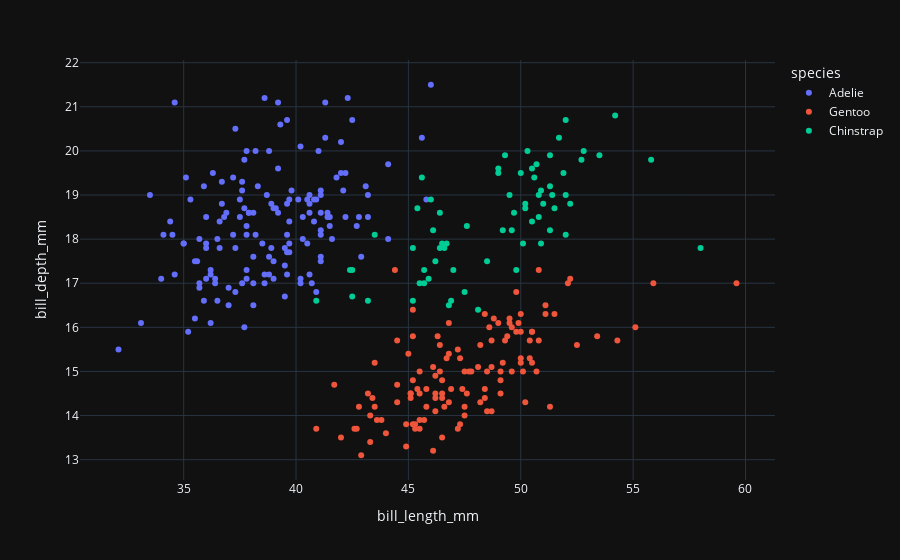

The notebook cell saved with this chart:
### Code cell
chart = px.scatter(t, x="bill_length_mm", y="bill_depth_mm", color="species")
chart

### Figure 1 — Plotly figure (JSON) as saved in the notebook; plotly's stock layout.template omitted (floating-point values rounded to 4 significant figures; data arrays with more than 128 entries replaced by an {"elided": "..."} marker saying what was removed)
{"data": [{"hovertemplate": "species=Adelie<br>bill_length_mm=%{x}<br>bill_depth_mm=%{y}<extra></extra>", "legendgroup": "Adelie", "marker": {"color": "#636efa", "symbol": "circle"}, "mode": "markers", "name": "Adelie", "orientation": "v", "showlegend": true, "type": "scatter", "x": {"elided": "152 float values"}, "xaxis": "x", "y": {"elided": "152 float values"}, "yaxis": "y"}, {"hovertemplate": "species=Gentoo<br>bill_length_mm=%{x}<br>bill_depth_mm=%{y}<extra></extra>", "legendgroup": "Gentoo", "marker": {"color": "#EF553B", "symbol": "circle"}, "mode": "markers", "name": "Gentoo", "orientation": "v", "showlegend": true, "type": "scatter", "x": [46.1, 50, 48.7, 50, 47.6, 46.5, 45.4, 46.7, 43.3, 46.8, 40.9, 49, 45.5, 48.4, 45.8, 49.3, 42, 49.2, 46.2, 48.7, 50.2, 45.1, 46.5, 46.3, 42.9, 46.1, 44.5, 47.8, 48.2, 50, 47.3, 42.8, 45.1, 59.6, 49.1, 48.4, 42.6, 44.4, 44, 48.7, 42.7, 49.6, 45.3, 49.6, 50.5, 43.6, 45.5, 50.5, 44.9, 45.2, 46.6, 48.5, 45.1, 50.1, 46.5, 45, 43.8, 45.5, 43.2, 50.4, 45.3, 46.2, 45.7, 54.3, 45.8, 49.8, 46.2, 49.5, 43.5, 50.7, 47.7, 46.4, 48.2, 46.5, 46.4, 48.6, 47.5, 51.1, 45.2, 45.2, 49.1, 52.5, 47.4, 50, 44.9, 50.8, 43.4, 51.3, 47.5, 52.1, 47.5, 52.2, 45.5, 49.5, 44.5, 50.8, 49.4, 46.9, 48.4, 51.1, 48.5, 55.9, 47.2, 49.1, 47.3, 46.8, 41.7, 53.4, 43.3, 48.1, 50.5, 49.8, 43.5, 51.5, 46.2, 55.1, 44.5, 48.8, 47.2, null, 46.8, 50.4, 45.2, 49.9], "xaxis": "x", "y": [13.2, 16.3, 14.1, 15.2, 14.5, 13.5, 14.6, 15.3, 13.4, 15.4, 13.7, 16.1, 13.7, 14.6, 14.6, 15.7, 13.5, 15.2, 14.5, 15.1, 14.3, 14.5, 14.5, 15.8, 13.1, 15.1, 14.3, 15, 14.3, 15.3, 15.3, 14.2, 14.5, 17, 14.8, 16.3, 13.7, 17.3, 13.6, 15.7, 13.7, 16, 13.7, 15, 15.9, 13.9, 13.9, 15.9, 13.3, 15.8, 14.2, 14.1, 14.4, 15, 14.4, 15.4, 13.9, 15, 14.5, 15.3, 13.8, 14.9, 13.9, 15.7, 14.2, 16.8, 14.4, 16.2, 14.2, 15, 15, 15.6, 15.6, 14.8, 15, 16, 14.2, 16.3, 13.8, 16.4, 14.5, 15.6, 14.6, 15.9, 13.8, 17.3, 14.4, 14.2, 14, 17, 15, 17.1, 14.5, 16.1, 14.7, 15.7, 15.8, 14.6, 14.4, 16.5, 15, 17, 15.5, 15, 13.8, 16.1, 14.7, 15.8, 14, 15.1, 15.2, 15.9, 15.2, 16.3, 14.1, 16, 15.7, 16.2, 13.7, null, 14.3, 15.7, 14.8, 16.1], "yaxis": "y"}, {"hovertemplate": "species=Chinstrap<br>bill_length_mm=%{x}<br>bill_depth_mm=%{y}<extra></extra>", "legendgroup": "Chinstrap", "marker": {"color": "#00cc96", "symbol": "circle"}, "mode": "markers", "name": "Chinstrap", "orientation": "v", "showlegend": true, "type": "scatter", "x": [46.5, 50, 51.3, 45.4, 52.7, 45.2, 46.1, 51.3, 46, 51.3, 46.6, 51.7, 47, 52, 45.9, 50.5, 50.3, 58, 46.4, 49.2, 42.4, 48.5, 43.2, 50.6, 46.7, 52, 50.5, 49.5, 46.4, 52.8, 40.9, 54.2, 42.5, 51, 49.7, 47.5, 47.6, 52, 46.9, 53.5, 49, 46.2, 50.9, 45.5, 50.9, 50.8, 50.1, 49, 51.5, 49.8, 48.1, 51.4, 45.7, 50.7, 42.5, 52.2, 45.2, 49.3, 50.2, 45.6, 51.9, 46.8, 45.7, 55.8, 43.5, 49.6, 50.8, 50.2], "xaxis": "x", "y": [17.9, 19.5, 19.2, 18.7, 19.8, 17.8, 18.2, 18.2, 18.9, 19.9, 17.8, 20.3, 17.3, 18.1, 17.1, 19.6, 20, 17.8, 18.6, 18.2, 17.3, 17.5, 16.6, 19.4, 17.9, 19, 18.4, 19, 17.8, 20, 16.6, 20.8, 16.7, 18.8, 18.6, 16.8, 18.3, 20.7, 16.6, 19.9, 19.5, 17.5, 19.1, 17, 17.9, 18.5, 17.9, 19.6, 18.7, 17.3, 16.4, 19, 17.3, 19.7, 17.3, 18.8, 16.6, 19.9, 18.8, 19.4, 19.5, 16.5, 17, 19.8, 18.1, 18.2, 19, 18.7], "yaxis": "y"}], "layout": {"legend": {"title": {"text": "species"}, "tracegroupgap": 0}, "margin": {"t": 60}, "xaxis": {"anchor": "y", "domain": [0, 1], "title": {"text": "bill_length_mm"}}, "yaxis": {"anchor": "x", "domain": [0, 1], "title": {"text": "bill_depth_mm"}}}}
